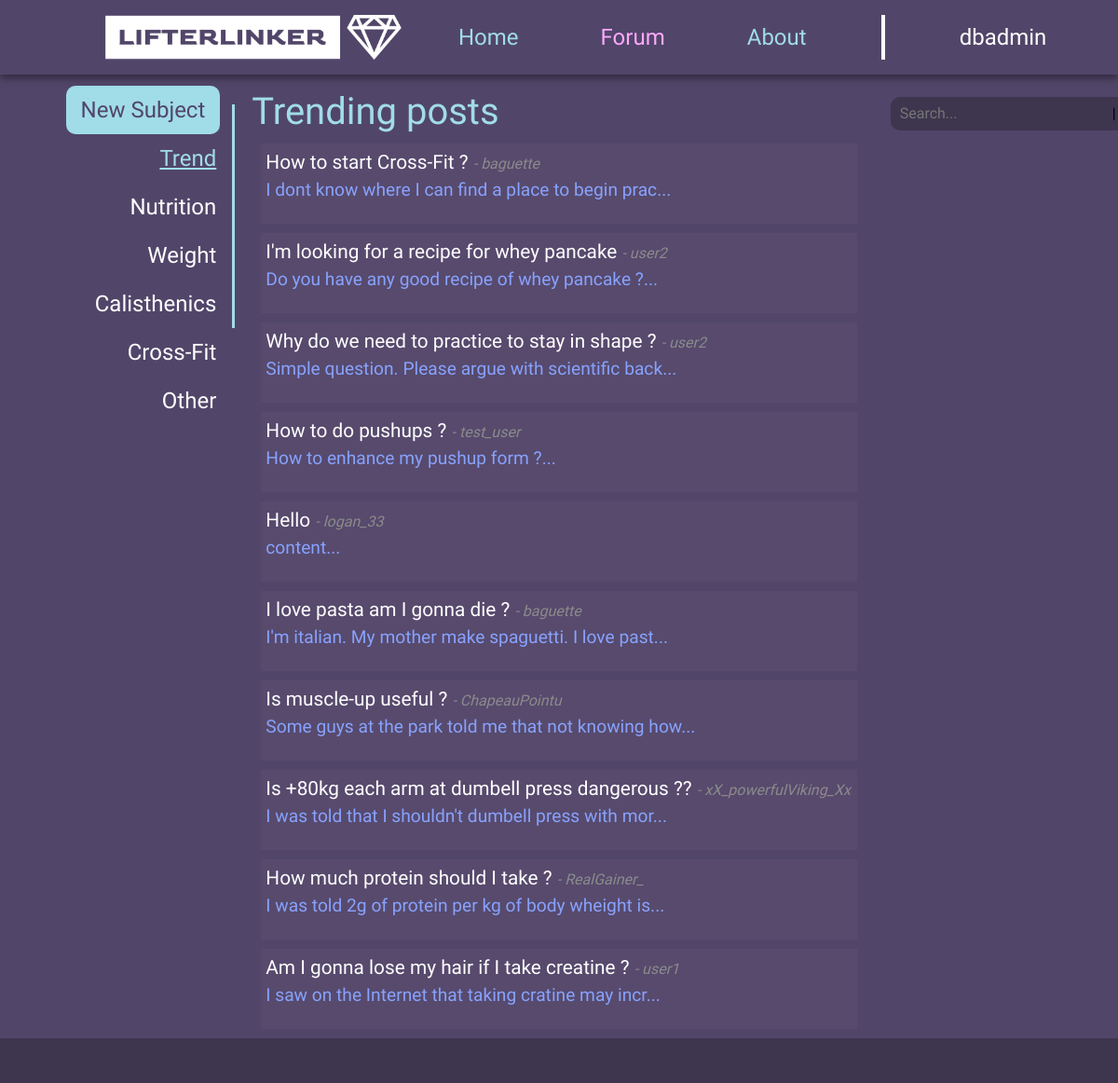
Screenshot of /f/ (signed in) with the database file from the repository.
### forum/models.py (models this page shows, shortened)
class Post(models.Model):
    postID = models.AutoField(primary_key=True)
    status = models.IntegerField(default=0) # 0 = open, 1 = closed
    author = models.CharField(max_length=25)
    title = models.CharField(max_length=60)
    content = models.TextField(max_length=3000)
    date = models.DateTimeField(auto_now_add=True)
    category = models.CharField(max_length=60, default="")
    subcategory = models.CharField(max_length=60, default="")
    upvotes = models.IntegerField(default=0)
    downvotes = models.IntegerField(default=0)

### forum/views.py (the view)
# urls.py: path('', views.forumindex, name='forumindex'),
def forumindex(request):
    posts = Post.objects.filter(status=0).order_by('-date')
    filtered =  {
        'nutrition': {
            'questions': [],
            'recepies': [],
            'suplements': [],
        },
        'weight': {
            'questions': [],
            'freeweights': [],
            'machines': [],
        },
        'calisthenics': {
            'questions': [],
            'equipments': [],
            'routines': [],
        },
        'crossfit': {
            'questions': [],
            'circuits': [],
        },
        'other': {
            'questions': [],
            'other': [],
        },
    }
    for cat in filtered.keys():
        for sub in filtered[cat].keys() :
            filtered[cat][sub] = Post.objects.filter(status=0, category=cat, subcategory=sub).order_by('-date')
    return render(request, 'forumindex.html', {'posts': posts, 'filtered': filtered, 'session': request.session})

### forum/templates/forumindex.html (shortened to what this page needs)
{% extends 'base.html' %}
{% block nav %}
    <a class="nav-link hoverlink" href="{% url 'index' %}"
        style="color: #a1dce9;  margin-left: 1.5em; margin-right: 1.5em;">Home</a>
    <a class="nav-link hoverlink" href="{% url 'forumindex' %}"
        style="color: #FDA8FF; margin-left: 1.5em; margin-right: 1.5em;">Forum</a>
    <a class="nav-link hoverlink" href="{% url 'about' %}"
        style="color: #a1dce9; margin-left: 1.5em; margin-right: 1.5em;">About</a>
    <div style="background-color: white; width: 4px; height: 2em; margin-left: 1.5em; margin-right: 1.5em;"></div>
    {% if session.username %}
        <a class="nav-link hoverlink" href="{% url 'userindex' %}"
            style="color: #ffffff;  margin-left: 1.5em; margin-right: 1.5em;">{{ session.username }}</a>
    {% else %}
        <a class="nav-link hoverlink" href="{% url 'userindex' %}"
            style="color: #ffffff;  margin-left: 1.5em; margin-right: 1.5em;">Login</a>
    {% endif %}
{% endblock %}
{% block navbar2 %}
{% if session.username %}
    <div class="hoverbutton" style="background-color:#a1dce9; border-radius: 10px; margin-right: 1em;">
        <a class="nav-link" href="{% url 'newpost' %}" style="color: #514669;">New Subject</a>
    </div>
{% else %}
    <div class="hoverbutton" style="background-color:#a1dce9; border-radius: 10px; margin-right: 1em;">
        <a class="nav-link" href="{% url 'login' %}" style="color: #514669;">New Subject</a>
    </div>
{% endif %}
<a class="nav-link hoverlink" id="trend" href="#" onclick="switchBody('body-trend', this); resetTrend();" style="color: #A1DCE9; text-decoration: underline; margin-right: .5em;">Trend</a>
<a class="nav-link hoverlink" id="nutrition" href="#" onclick="showDropdown('nutrition-dropdown')" style="color: #ffffff; margin-right: .5em;">Nutrition</a>
<a class="nav-link hoverlink" id="weight" href="#" onclick="showDropdown('weight-dropdown')" style="color: #ffffff; margin-right: .5em;">Weight</a>
<a class="nav-link hoverlink" id="calisthenics" href="#" onclick="showDropdown('calisthenics-dropdown')" style="color: #ffffff; margin-right: .5em;">Calisthenics</a>
<a class="nav-link hoverlink" id="crossfit" href="#" onclick="showDropdown('crossfit-dropdown')" style="color: #ffffff; margin-right: .5em;">Cross-Fit</a>
<a class="nav-link hoverlink" id="other" href="#" onclick="showDropdown('other-dropdown')" style="color: #ffffff; margin-right: .5em;">Other</a>
{% endblock %}
{% block body %}
    <div id="body-trend">
        <h1>Trending posts</h1>
        {% if posts %}
            {% for p in posts %}
                <div onclick="window.location.href='{% url 'post' postID=p.postID %}'" class="post_card" style="margin: 10px; padding: 5px; background-color: #574A6D;">
                    <a style="font-size: 1.3em;" href="#"> {{ p.title }} </a> <i style="color: #8B8B8B;">- {{ p.author }}</i><br>
                    <p style="color: #88A2FE;">{{ p.content|slice:":50" }}...</p>
                </div>
            {% endfor %}
        {% else %}
            <p> No posts found </p>
        {% endif %}
    </div>
{% endblock %}

### forum/templates/base.html (style rules this page uses)
h1 { color: #A1DCE9 !important; }
p { color: #ffffff; font-size: 1.2rem; }

### forum/templates/forumindex.html (style rules this page uses)
.post_card a { color: #ffffff; text-decoration: none; }

### rows the page displays
Post: title "How to start Cross-Fit ?", author "baguette", content "I dont know where I can find a place to begin prac"
Post: title "I'm looking for a recipe for whey pancake", author "user2", content "Do you have any good recipe of whey pancake ?"
Post: title "Why do we need to practice to stay in shape ?", author "user2", content "Simple question. Please argue with scientific back"
Post: title "How to do pushups ?", author "test_user", content "How to enhance my pushup form ?"
Post: title "Hello", author "logan_33", content "content"
Post: title "I love pasta am I gonna die ?", author "baguette", content "I'm italian. My mother make spaguetti. I love past"
Post: title "Is muscle-up useful ?", author "ChapeauPointu", content "Some guys at the park told me that not knowing how"
Post: title "Is +80kg each arm at dumbell press dangerous ??", author "xX_powerfulViking_Xx", content "I was told that I shouldn't dumbell press with mor"
Post: title "How much protein should I take ?", author "RealGainer_", content "I was told 2g of protein per kg of body wheight is"
Post: title "Am I gonna lose my hair if I take creatine ?", author "user1", content "I saw on the Internet that taking cratine may incr"

### other values shown
{{ session.username }} "dbadmin"
